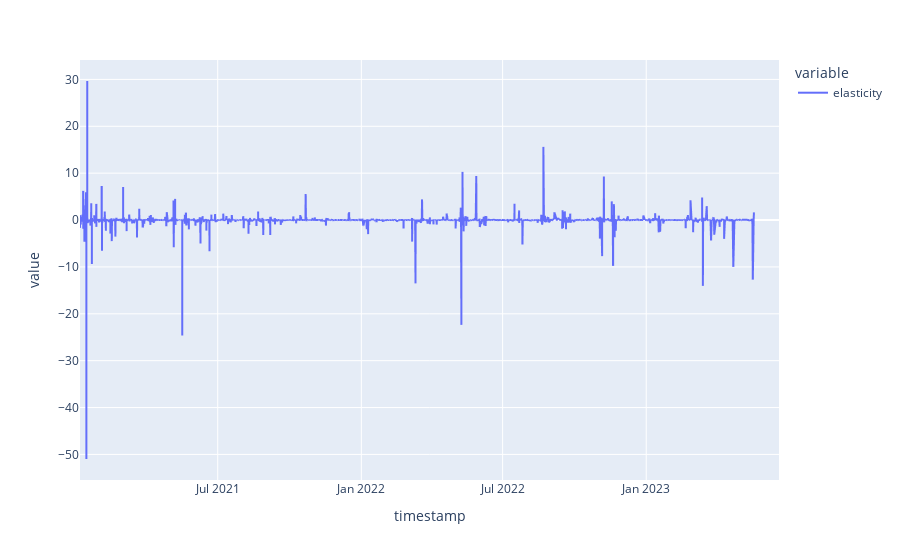

Here is the notebook cell this chart was saved with:
### Code cell
px.line(add_over_100_subgroup['elasticity'])

### Figure 1 — Plotly figure (JSON) as saved in the notebook; plotly's stock layout.template omitted (floating-point values rounded to 4 significant figures; data arrays with more than 128 entries replaced by an {"elided": "..."} marker saying what was removed)
{"data": [{"hovertemplate": "variable=elasticity<br>timestamp=%{x}<br>value=%{y}<extra></extra>", "legendgroup": "elasticity", "line": {"color": "#636efa", "dash": "solid"}, "marker": {"symbol": "circle"}, "mode": "lines", "name": "elasticity", "showlegend": true, "type": "scattergl", "x": {"elided": "4593 str values"}, "xaxis": "x", "y": {"elided": "4593 float values"}, "yaxis": "y"}], "layout": {"legend": {"title": {"text": "variable"}, "tracegroupgap": 0}, "margin": {"t": 60}, "xaxis": {"anchor": "y", "domain": [0, 1], "title": {"text": "timestamp"}}, "yaxis": {"anchor": "x", "domain": [0, 1], "title": {"text": "value"}}}}
